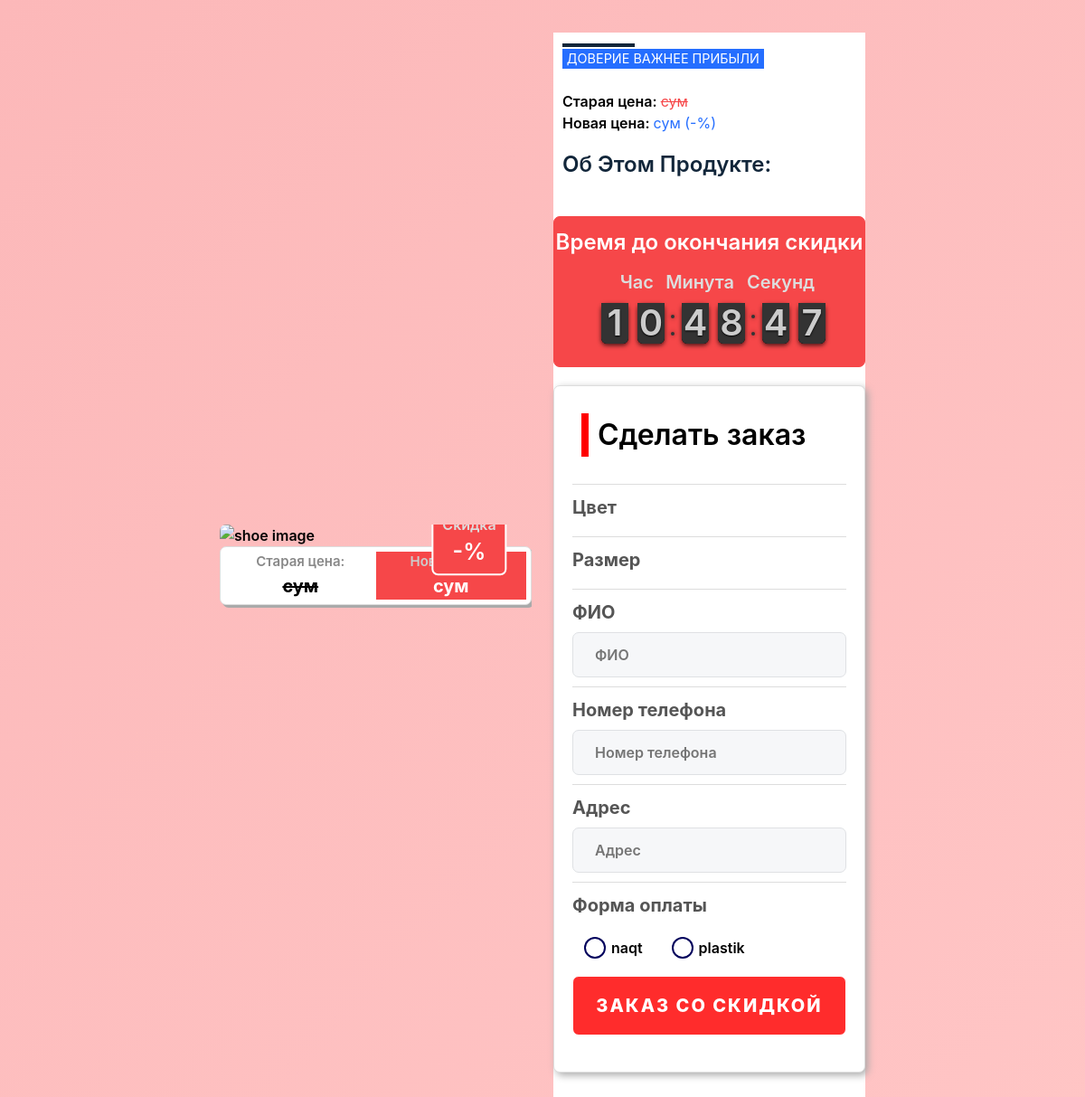
/krasovka-nike, run on an earlier commit of the app's database.
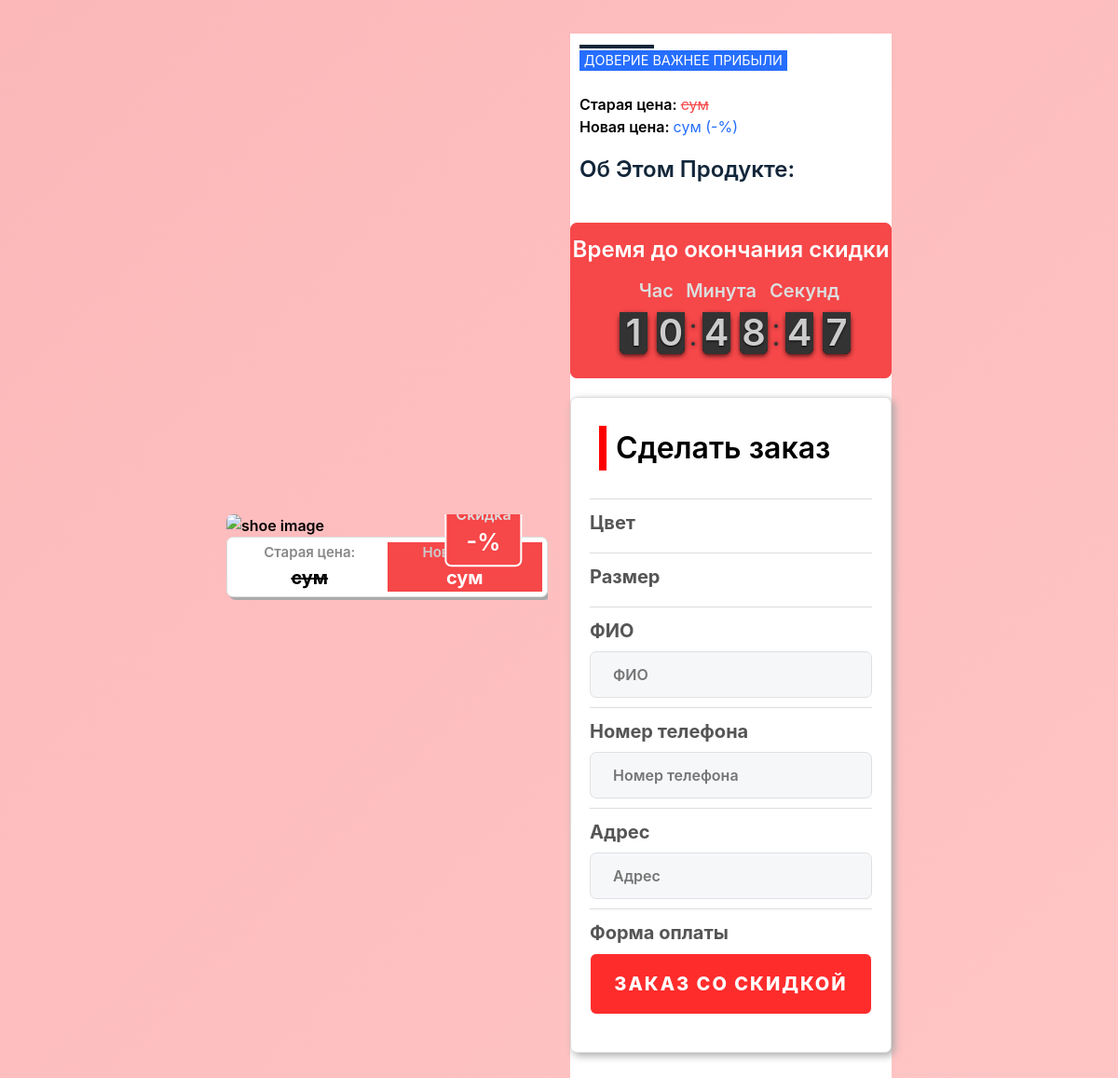
And on a later commit of the database.
### shop/models.py (models this page shows, shortened)
class PaymentType(models.Model):
    name = models.CharField(max_length=250,verbose_name="To'lov turi nomi")
    class Meta():
        verbose_name = "To'lov turi"
        verbose_name_plural = "To'lov turlari"

### shop/views.py (the view, shortened to what this page needs)
# urls.py: path('<slug>', detail, name='detail'),
def detail(request,slug):
    context={}
    product = Product.objects.filter(slug=slug).first()
    context['product']=product
    context['payment_type']=PaymentType.objects.all()
    return render(request, 'detail.html',context)

### shop/custom_tags.py (called while the page is built)
@register.filter(name='number_group')
def has_group(number, number_group):
    if len(str(number)) <=6:
        num = str(number)[:-3] + ' '+str(number)[-3:]
    else:
        num = str(number)[:-6] +' '+str(number)[-6:-3] + ' '+str(number)[-3:]
    return num

### templates/detail.html (shortened to what this page needs)
<!DOCTYPE html>
<html lang="en">
  {% load static %}{% load custom_tags %}
  <head>
    <link rel="stylesheet" href="{% static 'style.css' %}" />
    <link rel="stylesheet" href="{% static 'clock.css' %}" />
  </head>
  <body>
    <div class="card-wrapper">
      <div class="card">
        <div class="product-imgs">
          <div class="img-display">
            <div class="discount">
              <p>Скидка</p>
              <span>-{{product.discount}}%</span>
            </div>
            <div class="img-showcase">
              <img src="{{product.image1.url}}" alt="shoe image" />
            </div>
            <div class="product_sale">
              <div class="pr_price p_price">
                <p>Старая цена:</p>
                <p>{{product.price|number_group:'3'}} сум</p>
              </div>
              <div class="pr_price p_discount">
                <p>Новая цена:</p>
                <p>{{product.new_price|number_group:'3'}} сум</p>
              </div>
            </div>
          </div>
        </div>
        <div class="product-content">
          <div class="div">
          <a href="#" class="product-link">Доверие важнее прибыли</a>
          <div class="product-price">
            <p class="last-price">
              Старая цена: <span>{{product.price|number_group:'3'}} сум</span>
            </p>
            <p class="new-price">
              Новая цена:
              <span>{{product.new_price|number_group:'3'}} сум (-{{product.discount}}%)</span>
            </p>
          </div>
          <div class="product-detail">
            <h2>Об этом продукте:</h2>
            <p>{{product.content}}</p>
          </div>
          </div>
          <div class="container">
            <div class="timer">
              <h2>Время до окончания скидки</h2>
              <div class="clock" style="margin:4em 0 0;"></div>
            </div>
            <div class="placing-order">
              <h1>Сделать заказ</h1>
              <form action="" method="POST">
                <div class="form-itm">
                  <p for="">Цвет</p>
                </div>
                <div class="form-itm">
                  <p for="">Размер</p>
                </div>
                <div class="form-itm">
                  <p for="">ФИО</p>
                  <input type="text" name="fio" placeholder="ФИО" />
                </div>
                <div class="form-itm">
                  <p for="">Номер телефона</p>
                  <input type="text" name="phone_number" placeholder="Номер телефона" />
                </div>
                <div class="form-itm">
                  <p for="">Адрес</p>
                  <input type="text" name="address" placeholder="Адрес" />
                </div>
                <div class="form-itm">
                  <p for="">Форма оплаты</p>
                  <div class="colors">
                    {% for ty in payment_type %}
                    <label>
                      <span>{{ty.name}}</span>
                    </label>
                    {% endfor %}
                  </div>
                </div>
                <div class="btn-div">
                  <button type="submit" class="btn">ЗАКАЗ СО СКИДКОЙ</button>
                </div>
              </form>
            </div>
          </div>
        </div>
      </div>
    </div>
  </body>
</html>

What changed in the data, as far as the page shows it:
removed PaymentType: name "naqt"
removed PaymentType: name "plastik"
